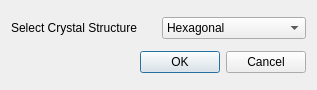
<?xml version="1.0" encoding="UTF-8"?>
<ui version="4.0">
 <class>EditPhaseDialog</class>
 <widget class="QDialog" name="EditPhaseDialog">
  <property name="geometry">
   <rect>
    <x>0</x>
    <y>0</y>
    <width>317</width>
    <height>90</height>
   </rect>
  </property>
  <property name="windowTitle">
   <string>Dialog</string>
  </property>
  <layout class="QVBoxLayout" name="verticalLayout">
   <item>
    <layout class="QHBoxLayout" name="horizontalLayout">
     <item>
      <widget class="QLabel" name="label">
       <property name="text">
        <string>Select Crystal Structure</string>
       </property>
      </widget>
     </item>
     <item>
      <widget class="QComboBox" name="xtalCombo">
       <item>
        <property name="text">
         <string>Hexagonal</string>
        </property>
       </item>
       <item>
        <property name="text">
         <string>Cubic</string>
        </property>
       </item>
      </widget>
     </item>
    </layout>
   </item>
   <item>
    <widget class="QDialogButtonBox" name="buttonBox">
     <property name="orientation">
      <enum>Qt::Horizontal</enum>
     </property>
     <property name="standardButtons">
      <set>QDialogButtonBox::Cancel|QDialogButtonBox::Ok</set>
     </property>
    </widget>
   </item>
  </layout>
 </widget>
 <resources/>
 <connections>
  <connection>
   <sender>buttonBox</sender>
   <signal>accepted()</signal>
   <receiver>EditPhaseDialog</receiver>
   <slot>accept()</slot>
   <hints>
    <hint type="sourcelabel">
     <x>248</x>
     <y>254</y>
    </hint>
    <hint type="destinationlabel">
     <x>157</x>
     <y>274</y>
    </hint>
   </hints>
  </connection>
  <connection>
   <sender>buttonBox</sender>
   <signal>rejected()</signal>
   <receiver>EditPhaseDialog</receiver>
   <slot>reject()</slot>
   <hints>
    <hint type="sourcelabel">
     <x>316</x>
     <y>260</y>
    </hint>
    <hint type="destinationlabel">
     <x>286</x>
     <y>274</y>
    </hint>
   </hints>
  </connection>
 </connections>
</ui>
